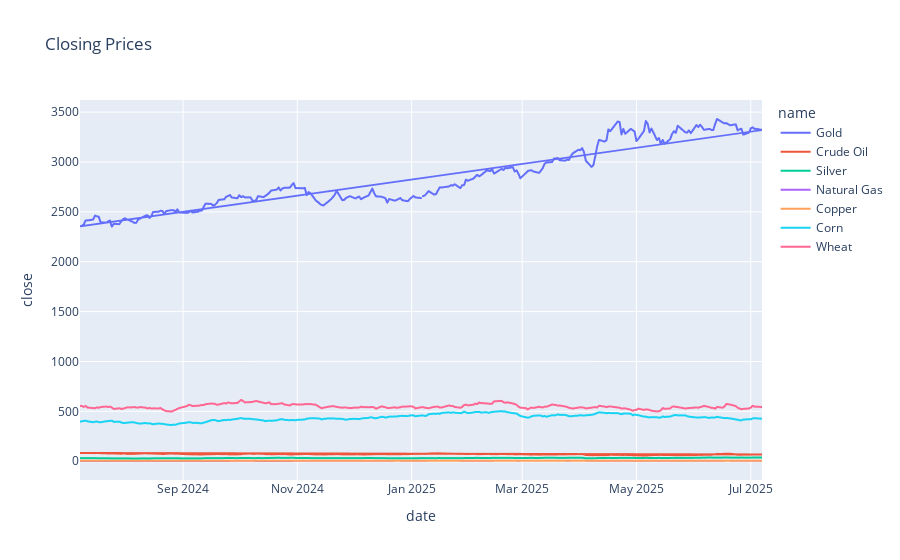
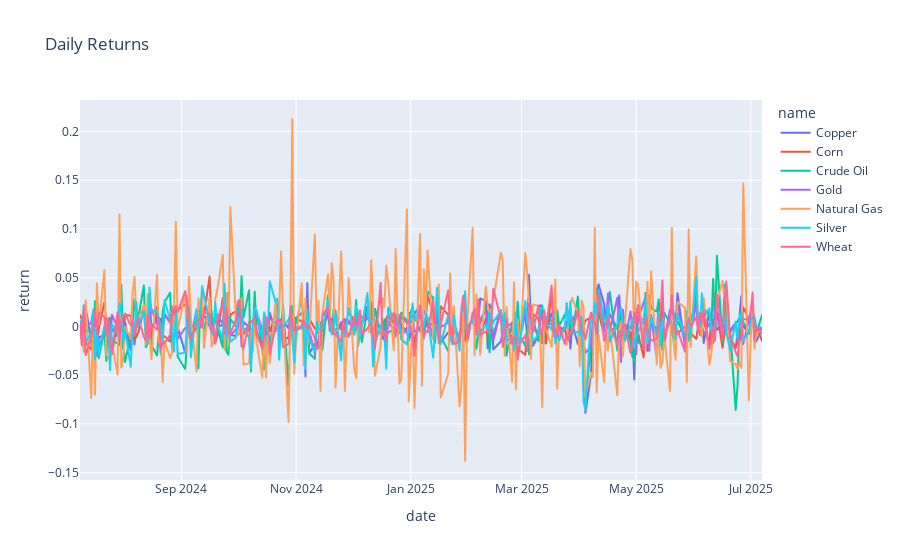
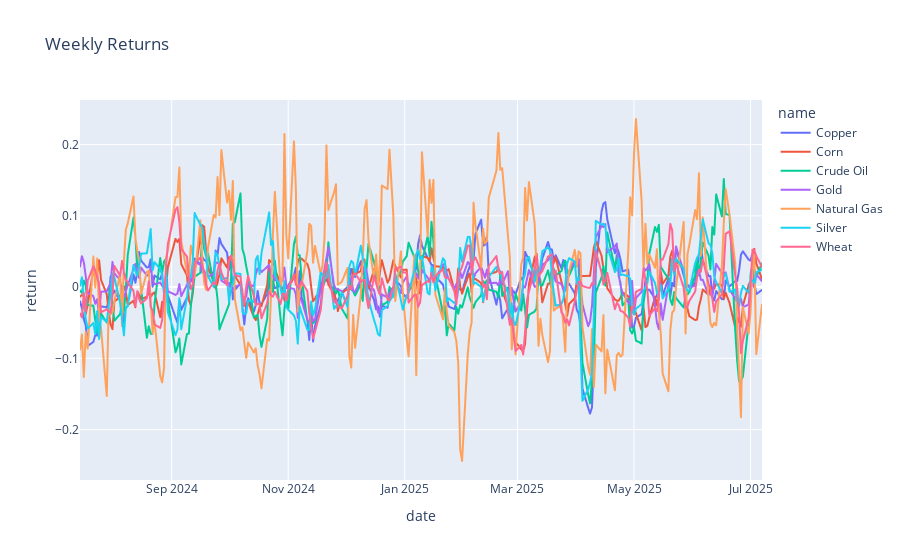
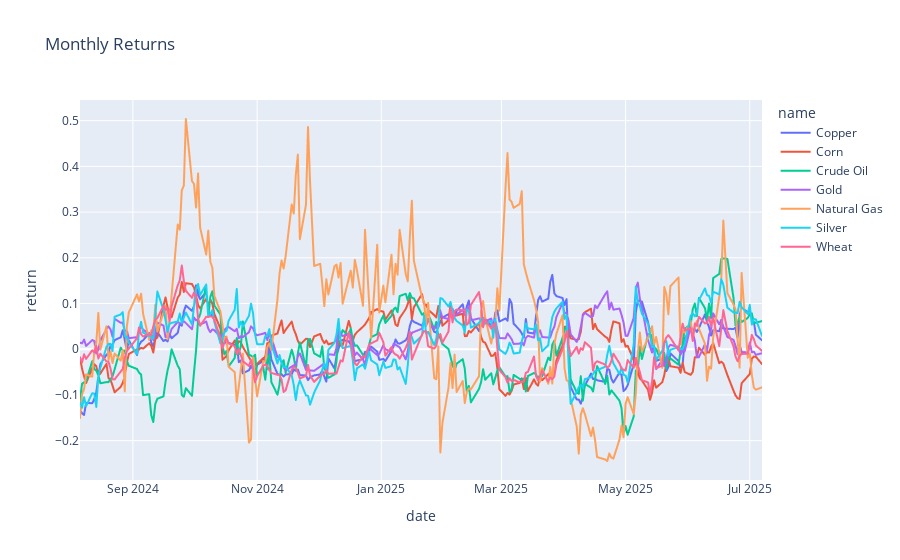

The notebook cell these images were saved under, in order:
### Code cell
#line plots

fig_close_prices = px.line(df_prices, x='date', y='close', color='name',title='Closing Prices')
fig_close_prices.show()

fig_daily_return = px.line(df_daily, x='date', y='return', color='name',title='Daily Returns')
fig_daily_return.show()

fig_weekly_return = px.line(df_weekly, x='date', y='return', color='name',title='Weekly Returns')
fig_weekly_return.show()

fig_monthly_return = px.line(df_monthly, x='date', y='return', color='name',title='Monthly Returns')
fig_monthly_return.show()

### Figure 1 — Plotly figure (JSON) as saved in the notebook; plotly's stock layout.template omitted (floating-point values rounded to 4 significant figures; data arrays with more than 128 entries replaced by an {"elided": "..."} marker saying what was removed)
{"data": [{"hovertemplate": "name=Gold<br>date=%{x}<br>close=%{y}<extra></extra>", "legendgroup": "Gold", "line": {"color": "#636efa", "dash": "solid"}, "marker": {"symbol": "circle"}, "mode": "lines", "name": "Gold", "showlegend": true, "type": "scattergl", "x": {"elided": "252 str values"}, "xaxis": "x", "y": {"elided": "252 float values"}, "yaxis": "y"}, {"hovertemplate": "name=Crude Oil<br>date=%{x}<br>close=%{y}<extra></extra>", "legendgroup": "Crude Oil", "line": {"color": "#EF553B", "dash": "solid"}, "marker": {"symbol": "circle"}, "mode": "lines", "name": "Crude Oil", "showlegend": true, "type": "scattergl", "x": {"elided": "252 str values"}, "xaxis": "x", "y": {"elided": "252 float values"}, "yaxis": "y"}, {"hovertemplate": "name=Silver<br>date=%{x}<br>close=%{y}<extra></extra>", "legendgroup": "Silver", "line": {"color": "#00cc96", "dash": "solid"}, "marker": {"symbol": "circle"}, "mode": "lines", "name": "Silver", "showlegend": true, "type": "scattergl", "x": {"elided": "252 str values"}, "xaxis": "x", "y": {"elided": "252 float values"}, "yaxis": "y"}, {"hovertemplate": "name=Natural Gas<br>date=%{x}<br>close=%{y}<extra></extra>", "legendgroup": "Natural Gas", "line": {"color": "#ab63fa", "dash": "solid"}, "marker": {"symbol": "circle"}, "mode": "lines", "name": "Natural Gas", "showlegend": true, "type": "scattergl", "x": {"elided": "252 str values"}, "xaxis": "x", "y": {"elided": "252 float values"}, "yaxis": "y"}, {"hovertemplate": "name=Copper<br>date=%{x}<br>close=%{y}<extra></extra>", "legendgroup": "Copper", "line": {"color": "#FFA15A", "dash": "solid"}, "marker": {"symbol": "circle"}, "mode": "lines", "name": "Copper", "showlegend": true, "type": "scattergl", "x": {"elided": "252 str values"}, "xaxis": "x", "y": {"elided": "252 float values"}, "yaxis": "y"}, {"hovertemplate": "name=Corn<br>date=%{x}<br>close=%{y}<extra></extra>", "legendgroup": "Corn", "line": {"color": "#19d3f3", "dash": "solid"}, "marker": {"symbol": "circle"}, "mode": "lines", "name": "Corn", "showlegend": true, "type": "scattergl", "x": {"elided": "251 str values"}, "xaxis": "x", "y": {"elided": "251 float values"}, "yaxis": "y"}, {"hovertemplate": "name=Wheat<br>date=%{x}<br>close=%{y}<extra></extra>", "legendgroup": "Wheat", "line": {"color": "#FF6692", "dash": "solid"}, "marker": {"symbol": "circle"}, "mode": "lines", "name": "Wheat", "showlegend": true, "type": "scattergl", "x": {"elided": "251 str values"}, "xaxis": "x", "y": {"elided": "251 float values"}, "yaxis": "y"}], "layout": {"legend": {"title": {"text": "name"}, "tracegroupgap": 0}, "title": {"text": "Closing Prices"}, "xaxis": {"anchor": "y", "domain": [0, 1], "title": {"text": "date"}}, "yaxis": {"anchor": "x", "domain": [0, 1], "title": {"text": "close"}}}}

### Figure 2 — Plotly figure (JSON) as saved in the notebook; plotly's stock layout.template omitted (floating-point values rounded to 4 significant figures; data arrays with more than 128 entries replaced by an {"elided": "..."} marker saying what was removed)
{"data": [{"hovertemplate": "name=Copper<br>date=%{x}<br>return=%{y}<extra></extra>", "legendgroup": "Copper", "line": {"color": "#636efa", "dash": "solid"}, "marker": {"symbol": "circle"}, "mode": "lines", "name": "Copper", "showlegend": true, "type": "scattergl", "x": {"elided": "251 str values"}, "xaxis": "x", "y": {"elided": "251 float values"}, "yaxis": "y"}, {"hovertemplate": "name=Corn<br>date=%{x}<br>return=%{y}<extra></extra>", "legendgroup": "Corn", "line": {"color": "#EF553B", "dash": "solid"}, "marker": {"symbol": "circle"}, "mode": "lines", "name": "Corn", "showlegend": true, "type": "scattergl", "x": {"elided": "251 str values"}, "xaxis": "x", "y": {"elided": "251 float values"}, "yaxis": "y"}, {"hovertemplate": "name=Crude Oil<br>date=%{x}<br>return=%{y}<extra></extra>", "legendgroup": "Crude Oil", "line": {"color": "#00cc96", "dash": "solid"}, "marker": {"symbol": "circle"}, "mode": "lines", "name": "Crude Oil", "showlegend": true, "type": "scattergl", "x": {"elided": "251 str values"}, "xaxis": "x", "y": {"elided": "251 float values"}, "yaxis": "y"}, {"hovertemplate": "name=Gold<br>date=%{x}<br>return=%{y}<extra></extra>", "legendgroup": "Gold", "line": {"color": "#ab63fa", "dash": "solid"}, "marker": {"symbol": "circle"}, "mode": "lines", "name": "Gold", "showlegend": true, "type": "scattergl", "x": {"elided": "251 str values"}, "xaxis": "x", "y": {"elided": "251 float values"}, "yaxis": "y"}, {"hovertemplate": "name=Natural Gas<br>date=%{x}<br>return=%{y}<extra></extra>", "legendgroup": "Natural Gas", "line": {"color": "#FFA15A", "dash": "solid"}, "marker": {"symbol": "circle"}, "mode": "lines", "name": "Natural Gas", "showlegend": true, "type": "scattergl", "x": {"elided": "251 str values"}, "xaxis": "x", "y": {"elided": "251 float values"}, "yaxis": "y"}, {"hovertemplate": "name=Silver<br>date=%{x}<br>return=%{y}<extra></extra>", "legendgroup": "Silver", "line": {"color": "#19d3f3", "dash": "solid"}, "marker": {"symbol": "circle"}, "mode": "lines", "name": "Silver", "showlegend": true, "type": "scattergl", "x": {"elided": "251 str values"}, "xaxis": "x", "y": {"elided": "251 float values"}, "yaxis": "y"}, {"hovertemplate": "name=Wheat<br>date=%{x}<br>return=%{y}<extra></extra>", "legendgroup": "Wheat", "line": {"color": "#FF6692", "dash": "solid"}, "marker": {"symbol": "circle"}, "mode": "lines", "name": "Wheat", "showlegend": true, "type": "scattergl", "x": {"elided": "251 str values"}, "xaxis": "x", "y": {"elided": "251 float values"}, "yaxis": "y"}], "layout": {"legend": {"title": {"text": "name"}, "tracegroupgap": 0}, "title": {"text": "Daily Returns"}, "xaxis": {"anchor": "y", "domain": [0, 1], "title": {"text": "date"}}, "yaxis": {"anchor": "x", "domain": [0, 1], "title": {"text": "return"}}}}

### Figure 3 — Plotly figure (JSON) as saved in the notebook; plotly's stock layout.template omitted (floating-point values rounded to 4 significant figures; data arrays with more than 128 entries replaced by an {"elided": "..."} marker saying what was removed)
{"data": [{"hovertemplate": "name=Copper<br>date=%{x}<br>return=%{y}<extra></extra>", "legendgroup": "Copper", "line": {"color": "#636efa", "dash": "solid"}, "marker": {"symbol": "circle"}, "mode": "lines", "name": "Copper", "showlegend": true, "type": "scattergl", "x": {"elided": "247 str values"}, "xaxis": "x", "y": {"elided": "247 float values"}, "yaxis": "y"}, {"hovertemplate": "name=Corn<br>date=%{x}<br>return=%{y}<extra></extra>", "legendgroup": "Corn", "line": {"color": "#EF553B", "dash": "solid"}, "marker": {"symbol": "circle"}, "mode": "lines", "name": "Corn", "showlegend": true, "type": "scattergl", "x": {"elided": "247 str values"}, "xaxis": "x", "y": {"elided": "247 float values"}, "yaxis": "y"}, {"hovertemplate": "name=Crude Oil<br>date=%{x}<br>return=%{y}<extra></extra>", "legendgroup": "Crude Oil", "line": {"color": "#00cc96", "dash": "solid"}, "marker": {"symbol": "circle"}, "mode": "lines", "name": "Crude Oil", "showlegend": true, "type": "scattergl", "x": {"elided": "247 str values"}, "xaxis": "x", "y": {"elided": "247 float values"}, "yaxis": "y"}, {"hovertemplate": "name=Gold<br>date=%{x}<br>return=%{y}<extra></extra>", "legendgroup": "Gold", "line": {"color": "#ab63fa", "dash": "solid"}, "marker": {"symbol": "circle"}, "mode": "lines", "name": "Gold", "showlegend": true, "type": "scattergl", "x": {"elided": "247 str values"}, "xaxis": "x", "y": {"elided": "247 float values"}, "yaxis": "y"}, {"hovertemplate": "name=Natural Gas<br>date=%{x}<br>return=%{y}<extra></extra>", "legendgroup": "Natural Gas", "line": {"color": "#FFA15A", "dash": "solid"}, "marker": {"symbol": "circle"}, "mode": "lines", "name": "Natural Gas", "showlegend": true, "type": "scattergl", "x": {"elided": "247 str values"}, "xaxis": "x", "y": {"elided": "247 float values"}, "yaxis": "y"}, {"hovertemplate": "name=Silver<br>date=%{x}<br>return=%{y}<extra></extra>", "legendgroup": "Silver", "line": {"color": "#19d3f3", "dash": "solid"}, "marker": {"symbol": "circle"}, "mode": "lines", "name": "Silver", "showlegend": true, "type": "scattergl", "x": {"elided": "247 str values"}, "xaxis": "x", "y": {"elided": "247 float values"}, "yaxis": "y"}, {"hovertemplate": "name=Wheat<br>date=%{x}<br>return=%{y}<extra></extra>", "legendgroup": "Wheat", "line": {"color": "#FF6692", "dash": "solid"}, "marker": {"symbol": "circle"}, "mode": "lines", "name": "Wheat", "showlegend": true, "type": "scattergl", "x": {"elided": "247 str values"}, "xaxis": "x", "y": {"elided": "247 float values"}, "yaxis": "y"}], "layout": {"legend": {"title": {"text": "name"}, "tracegroupgap": 0}, "title": {"text": "Weekly Returns"}, "xaxis": {"anchor": "y", "domain": [0, 1], "title": {"text": "date"}}, "yaxis": {"anchor": "x", "domain": [0, 1], "title": {"text": "return"}}}}

### Figure 4 — Plotly figure (JSON) as saved in the notebook; plotly's stock layout.template omitted (floating-point values rounded to 4 significant figures; data arrays with more than 128 entries replaced by an {"elided": "..."} marker saying what was removed)
{"data": [{"hovertemplate": "name=Copper<br>date=%{x}<br>return=%{y}<extra></extra>", "legendgroup": "Copper", "line": {"color": "#636efa", "dash": "solid"}, "marker": {"symbol": "circle"}, "mode": "lines", "name": "Copper", "showlegend": true, "type": "scattergl", "x": {"elided": "231 str values"}, "xaxis": "x", "y": {"elided": "231 float values"}, "yaxis": "y"}, {"hovertemplate": "name=Corn<br>date=%{x}<br>return=%{y}<extra></extra>", "legendgroup": "Corn", "line": {"color": "#EF553B", "dash": "solid"}, "marker": {"symbol": "circle"}, "mode": "lines", "name": "Corn", "showlegend": true, "type": "scattergl", "x": {"elided": "231 str values"}, "xaxis": "x", "y": {"elided": "231 float values"}, "yaxis": "y"}, {"hovertemplate": "name=Crude Oil<br>date=%{x}<br>return=%{y}<extra></extra>", "legendgroup": "Crude Oil", "line": {"color": "#00cc96", "dash": "solid"}, "marker": {"symbol": "circle"}, "mode": "lines", "name": "Crude Oil", "showlegend": true, "type": "scattergl", "x": {"elided": "231 str values"}, "xaxis": "x", "y": {"elided": "231 float values"}, "yaxis": "y"}, {"hovertemplate": "name=Gold<br>date=%{x}<br>return=%{y}<extra></extra>", "legendgroup": "Gold", "line": {"color": "#ab63fa", "dash": "solid"}, "marker": {"symbol": "circle"}, "mode": "lines", "name": "Gold", "showlegend": true, "type": "scattergl", "x": {"elided": "231 str values"}, "xaxis": "x", "y": {"elided": "231 float values"}, "yaxis": "y"}, {"hovertemplate": "name=Natural Gas<br>date=%{x}<br>return=%{y}<extra></extra>", "legendgroup": "Natural Gas", "line": {"color": "#FFA15A", "dash": "solid"}, "marker": {"symbol": "circle"}, "mode": "lines", "name": "Natural Gas", "showlegend": true, "type": "scattergl", "x": {"elided": "231 str values"}, "xaxis": "x", "y": {"elided": "231 float values"}, "yaxis": "y"}, {"hovertemplate": "name=Silver<br>date=%{x}<br>return=%{y}<extra></extra>", "legendgroup": "Silver", "line": {"color": "#19d3f3", "dash": "solid"}, "marker": {"symbol": "circle"}, "mode": "lines", "name": "Silver", "showlegend": true, "type": "scattergl", "x": {"elided": "231 str values"}, "xaxis": "x", "y": {"elided": "231 float values"}, "yaxis": "y"}, {"hovertemplate": "name=Wheat<br>date=%{x}<br>return=%{y}<extra></extra>", "legendgroup": "Wheat", "line": {"color": "#FF6692", "dash": "solid"}, "marker": {"symbol": "circle"}, "mode": "lines", "name": "Wheat", "showlegend": true, "type": "scattergl", "x": {"elided": "231 str values"}, "xaxis": "x", "y": {"elided": "231 float values"}, "yaxis": "y"}], "layout": {"legend": {"title": {"text": "name"}, "tracegroupgap": 0}, "title": {"text": "Monthly Returns"}, "xaxis": {"anchor": "y", "domain": [0, 1], "title": {"text": "date"}}, "yaxis": {"anchor": "x", "domain": [0, 1], "title": {"text": "return"}}}}
